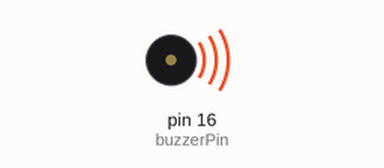
Simulated run of this sketch. Board: Arduino Uno, built with avr-gcc and run on an emulated ATmega328P. Parts: buzzer (waves = sounding).

Above: at 0.15 s.
At 6.2 s:
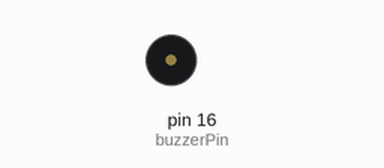
Timing chart, 0 to 8.3 s (numbered marks = the images above):
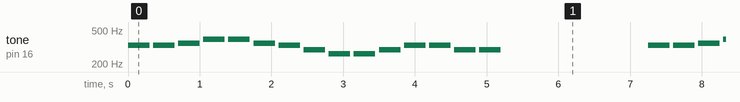

Measured:
- by itself, tone on pin 16 (buzzerPin): plays 330 Hz for 0.30 s, 330 Hz for 0.30 s, 349 Hz for 0.30 s, 392 Hz for 0.30 s, 392 Hz for 0.30 s, 349 Hz for 0.30 s … (270 notes in this stretch)

The sketch:

codigobuzzer.ino
```cpp
int buzzerPin = 16; // Pin al que está conectado el buzzer

// Define las frecuencias para las notas musicales
int notas[] = {262, 294, 330, 349, 392, 440, 494, 523};

void setup() {
  pinMode(buzzerPin, OUTPUT);
}

void loop() {
  // Toca una melodía corta y bonita
  int melody[] = {3, 3, 4, 5, 5, 4, 3, 2, 1, 1, 2, 3, 3, 2, 2}; // Puedes ajustar las notas según tus preferencias
  int duracionNota = 300;

  for (int i = 0; i < sizeof(melody) / sizeof(melody[0]); i++) {
    int nota = melody[i];
    if (nota == 0) {
      // Pausa
      delay(duracionNota);
    } else {
      // Toca la nota
      tone(buzzerPin, notas[nota - 1]);
      delay(duracionNota);
      noTone(buzzerPin);
      delay(50); // Pequeña pausa entre las notas
    }
  }
  delay(2000); // Pausa antes de repetir la melodía
}
```
